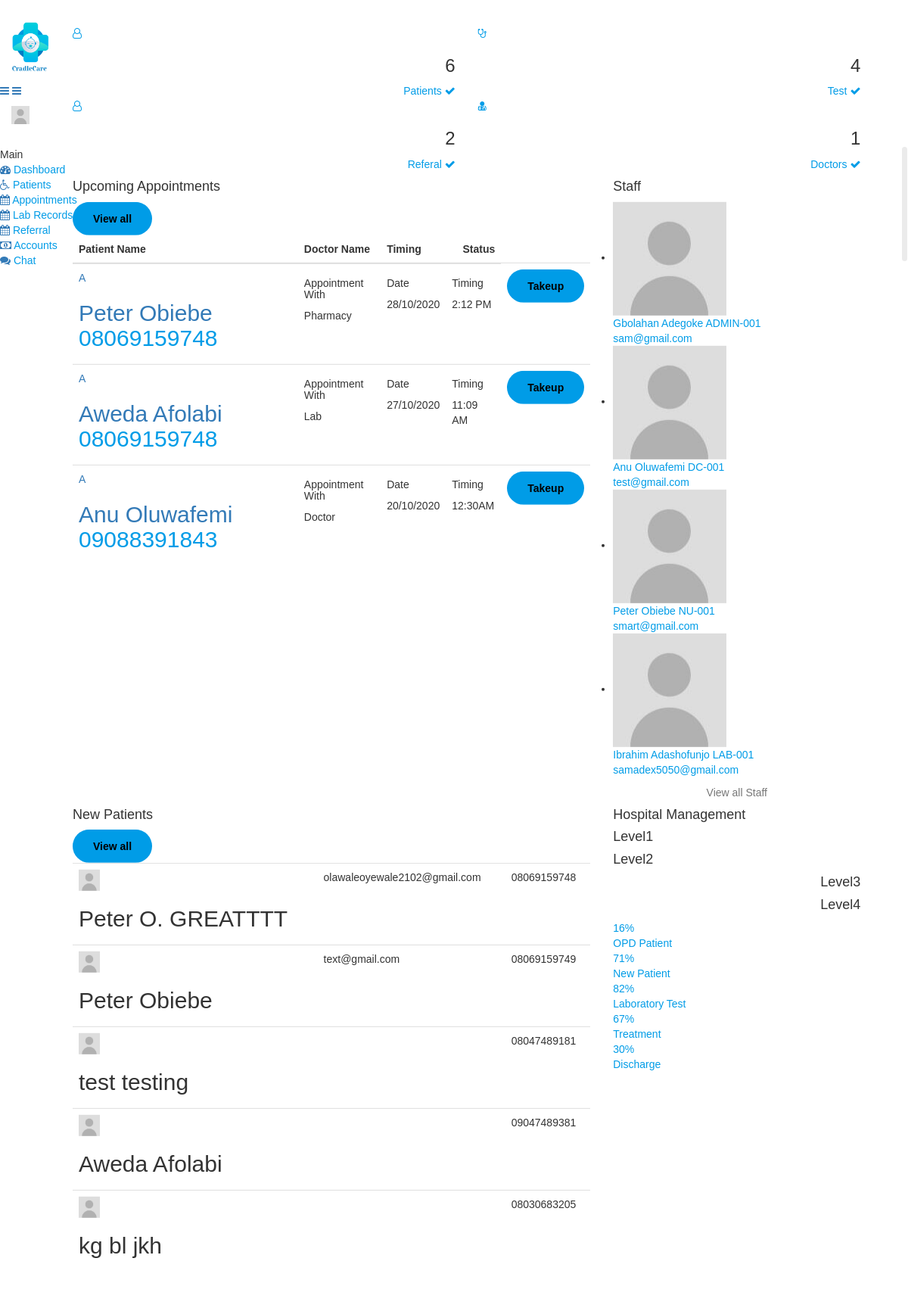
Screenshot of /dashboard.php (signed in) with the database file from the repository.
### tables this page shows
CREATE TABLE `appointment` (
  `id` int(11) NOT NULL,
  `appointment_id` varchar(50) NOT NULL,
  `patient_name` varchar(100) NOT NULL,
  `dept` varchar(50) NOT NULL,
  `doctor` varchar(100) NOT NULL,
  `a_date` varchar(50) NOT NULL,
  `a_time` varchar(50) NOT NULL,
  `patient_email` varchar(100) NOT NULL,
  `patient_phone` varchar(20) NOT NULL,
  `note` text NOT NULL,
  `status` varchar(20) NOT NULL,
  `date_update` varchar(20) NOT NULL
);

CREATE TABLE `staff` (
  `id` int(11) NOT NULL,
  `firstname` varchar(100) NOT NULL,
  `lastname` varchar(100) NOT NULL,
  `staff_id` varchar(100) NOT NULL,
  `email` varchar(100) NOT NULL,
  `password` varchar(50) NOT NULL,
  `usertype_id` int(3) NOT NULL,
  `job_role` varchar(100) NOT NULL,
  `dob` varchar(50) NOT NULL,
  `gender` varchar(10) NOT NULL,
  `address` text NOT NULL,
  `city` varchar(100) NOT NULL,
  `state` varchar(100) NOT NULL,
  `phone` varchar(20) NOT NULL,
  `passport` varchar(250) NOT NULL,
  `short_bio` text NOT NULL,
  `status` varchar(100) NOT NULL,
  `salary` varchar(20) NOT NULL,
  `date_created` varchar(50) NOT NULL,
  `join_date` varchar(100) NOT NULL,
  `date_updated` varchar(50) NOT NULL
);

CREATE TABLE `patient` (
  `id` int(11) NOT NULL,
  `patient_id` varchar(100) NOT NULL,
  `name` varchar(500) NOT NULL,
  `email` varchar(100) NOT NULL,
  `password` varchar(100) NOT NULL,
  `gender` varchar(100) NOT NULL,
  `dob` varchar(255) NOT NULL,
  `phone_no` varchar(15) NOT NULL,
  `genotype` varchar(15) NOT NULL,
  `blood` varchar(15) NOT NULL,
  `address` varchar(500) NOT NULL,
  `nextofkin` varchar(100) NOT NULL,
  `nextofkin_phone` varchar(100) NOT NULL,
  `appointment` int(11) NOT NULL DEFAULT '0',
  `note` varchar(255) DEFAULT NULL,
  `date_created` varchar(100) NOT NULL,
  `date_updated` varchar(100) DEFAULT NULL
);

### dashboard.php (the view, shortened to what this page needs)
<?php
include('connection.php');
$connect = $connection;
$sql1 = "SELECT * FROM patient";
$run1 = mysqli_query($connect,$sql1);
if($run1)
{
	$patient_counter = mysqli_num_rows($run1);
}
$sql2 = "SELECT * FROM lab";
$run2 = mysqli_query($connect,$sql2);
if($run2)
{
	$test_counter = mysqli_num_rows($run2);
}
$sql3 = "SELECT * FROM referal";
$run3 = mysqli_query($connect,$sql3);
if($run3)
{
	$ref_counter = mysqli_num_rows($run3);
}
$sql4 = "SELECT * FROM staff WHERE job_role = 'Doctor'";
$run4 = mysqli_query($connect,$sql4);
if($run4)
{
	$doc_counter = mysqli_num_rows($run4);
}
$sql6 = "SELECT * FROM staff ";
$run6 = mysqli_query($connect,$sql6);
if($run6)
{
	$rows1 = mysqli_fetch_all($run6, MYSQLI_ASSOC);
}
$sql5 = "SELECT * FROM appointment WHERE status = 'Active' ORDER BY appointment_id  DESC LIMIT 5";
$run5 = mysqli_query($connect,$sql5);
$rows = mysqli_fetch_all($run5, MYSQLI_ASSOC);
$sql7 = "SELECT * FROM patient ORDER BY id  DESC LIMIT 5";
$run7 = mysqli_query($connect,$sql7);
$rows2 = mysqli_fetch_all($run7, MYSQLI_ASSOC);
?>
<!DOCTYPE html>
<html lang="en">
<head>
    <link rel="stylesheet" type="text/css" href="assets/css/bootstrap.min.css">
    <link rel="stylesheet" type="text/css" href="assets/css/font-awesome.min.css">
    <link rel="stylesheet" type="text/css" href="assets/css/style.css">
</head>
<body>
    <div class="main-wrapper">
        <?php include('header.php')?>
        <div class="page-wrapper">
            <div class="content">
                <div class="row">
                    <div class="col-md-6 col-sm-6 col-lg-6 col-xl-3">
                        <div class="dash-widget">
                            <span class="dash-widget-bg2"><i class="fa fa-user-o"></i></span>
                            <div class="dash-widget-info text-right">
                                <h3><?php echo $patient_counter ?></h3>
                                <span class="widget-title2">Patients <i class="fa fa-check" aria-hidden="true"></i></span>
                            </div>
                        </div>
                    </div>
                    <div class="col-md-6 col-sm-6 col-lg-6 col-xl-3">
                        <div class="dash-widget">
                            <span class="dash-widget-bg3"><i class="fa fa-stethoscope" aria-hidden="true"></i></span>
                            <div class="dash-widget-info text-right">
                                <h3><?php echo $test_counter ?></h3>
                                <span class="widget-title3">Test <i class="fa fa-check" aria-hidden="true"></i></span>
                            </div>
                        </div>
                    </div>
                    <div class="col-md-6 col-sm-6 col-lg-6 col-xl-3">
                        <div class="dash-widget">
                            <span class="dash-widget-bg4"><i class="fa fa-user-o" aria-hidden="true"></i></span>
                            <div class="dash-widget-info text-right">
                                <h3><?php echo $ref_counter ?></h3>
                                <span class="widget-title4">Referal <i class="fa fa-check" aria-hidden="true"></i></span>
                            </div>
                        </div>
                    </div>
					<div class="col-md-6 col-sm-6 col-lg-6 col-xl-3">
                        <div class="dash-widget">
							<span class="dash-widget-bg1"><i class="fa fa-user-md" aria-hidden="true"></i></span>
							<div class="dash-widget-info text-right">
								<h3><?php echo $doc_counter ?> </h3>
								<span class="widget-title1">Doctors <i class="fa fa-check" aria-hidden="true"></i></span>
							</div>
                        </div>
                    </div>
                </div>
				<div class="row">
					<div class="col-12 col-md-6 col-lg-8 col-xl-8">
						<div class="card">
							<div class="card-header">
								<h4 class="card-title d-inline-block">Upcoming Appointments</h4> <a href="appointments.php" class="btn btn-primary float-right">View all</a>
							</div>
							<div class="card-body p-0">
								<div class="table-responsive">
									<table class="table mb-0">
										<thead class="d-none">
											<tr>
												<th>Patient Name</th>
												<th>Doctor Name</th>
												<th>Timing</th>
												<th class="text-right">Status</th>
											</tr>
										</thead>
										<tbody>
										<?php foreach ($rows as $row): ?>
											<tr>
												<td style="min-width: 200px;">
													<a class="avatar" href="#">A</a>
													<h2><a href="profile.html"><?php echo $row['patient_name'] ?> <span><?php echo $row['patient_phone'] ?></span></a></h2>
												</td>
												<td>
													<h5 class="time-title p-0">Appointment With</h5>
													<p><?php echo $row['dept'] ?></p>
												</td>
												<td>
													<h5 class="time-title p-0">Date</h5>
													<p><?php echo $row['a_date'] ?></p>
												</td>
												<td>
													<h5 class="time-title p-0">Timing</h5>
													<p><?php echo $row['a_time'] ?></p>
												</td>
												<form method = "post" action = "controller.php">
												<td><a href = "dignosis.php?id=<?php echo $row['appointment_id'] ?>&number=<?php echo $row['patient_phone'] ?>" class="btn btn-primary btn-success btn-submit float-right" >Takeup</a></td>
											</tr>
											<?php endforeach; ?>
										</tbody>
									</table>
								</div>
							</div>
						</div>
					</div>
                    <div class="col-12 col-md-6 col-lg-4 col-xl-4">
                        <div class="card member-panel">
							<div class="card-header bg-white">
								<h4 class="card-title mb-0">Staff</h4>
							</div>
                            <div class="card-body">
                                <ul class="contact-list">
								<?php foreach ($rows1 as $row1): ?>
                                    <li>
                                        <div class="contact-cont">
                                            <div class="float-left user-img m-r-10">
                                                <a href="profile.html" title="John Doe"><img src="assets/img/user.jpg" alt="" class="w-40 rounded-circle"><span class="status online"></span></a>
                                            </div>
                                            <div class="contact-info">
                                                <span class="contact-name text-ellipsis"><?php echo $row1['firstname']." ".$row1['lastname'] ?></span>
                                                <span class="contact-date"><?php echo $row1['staff_id'] ?></span><br>
                                                <span class="contact-date"><?php echo $row1['email'] ?></span>
                                            </div>
                                        </div>
                                    </li>
                                  <?php endforeach; ?>
                                </ul>
                            </div>
                            <div class="card-footer text-center bg-white">
                                <a href="employees.php" class="text-muted">View all Staff</a>
                            </div>
                        </div>
                    </div>
				</div>
				<div class="row">
					<div class="col-12 col-md-6 col-lg-8 col-xl-8">
						<div class="card">
							<div class="card-header">
								<h4 class="card-title d-inline-block">New Patients </h4> <a href="patients.php" class="btn btn-primary float-right">View all</a>
							</div>
							<div class="card-block">
								<div class="table-responsive">
									<table class="table mb-0 new-patient-table">
										<tbody>
										<?php foreach ($rows2 as $row2): ?>
											<tr>
												<td>
													<img width="28" height="28" class="rounded-circle" src="assets/img/user.jpg" alt="">
													<h2><?php echo $row2['name'] ?></h2>
												</td>
												<td><?php echo $row2['email'] ?></td>
												<td><?php echo $row2['phone_no'] ?></td>
											</tr>
											<?php endforeach; ?>
										</tbody>
									</table>
								</div>
							</div>
						</div>
					</div>
					<div class="col-12 col-md-6 col-lg-4 col-xl-4">
						<div class="hospital-barchart">
							<h4 class="card-title d-inline-block">Hospital Management</h4>
						</div>
						<div class="bar-chart">
							<div class="legend">
								<div class="item">
									<h4>Level1</h4>
								</div>
								<div class="item">
									<h4>Level2</h4>
								</div>
								<div class="item text-right">
									<h4>Level3</h4>
								</div>
								<div class="item text-right">
									<h4>Level4</h4>
								</div>
							</div>
							<div class="chart clearfix">
								<div class="item">
									<div class="bar">
										<span class="percent">16%</span>
										<div class="item-progress" data-percent="16">
											<span class="title">OPD Patient</span>
										</div>
									</div>
								</div>
								<div class="item">
									<div class="bar">
										<span class="percent">71%</span>
										<div class="item-progress" data-percent="71">
											<span class="title">New Patient</span>
										</div>
									</div>
								</div>
								<div class="item">
									<div class="bar">
										<span class="percent">82%</span>
										<div class="item-progress" data-percent="82">
											<span class="title">Laboratory Test</span>
										</div>
									</div>
								</div>
								<div class="item">
									<div class="bar">
										<span class="percent">67%</span>
										<div class="item-progress" data-percent="67">
											<span class="title">Treatment</span>
										</div>
									</div>
								</div>
								<div class="item">
									<div class="bar">
										<span class="percent">30%</span>
										<div class="item-progress" data-percent="30">
											<span class="title">Discharge</span>
										</div>
									</div>
								</div>
							</div>
						</div>
					 </div>
				</div>
            </div>
        </div>
    </div>
</body>
</html>

### rows the page displays
appointment: patient_name "Peter Obiebe", patient_phone "08069159748", dept "Pharmacy", a_date "28/10/2020", a_time "2:12 PM"
appointment: patient_name "Aweda Afolabi", patient_phone "08069159748", dept "Lab", a_date "27/10/2020", a_time "11:09 AM"
appointment: patient_name "Anu Oluwafemi", patient_phone "09088391843", dept "Doctor", a_date "20/10/2020", a_time "12:30AM"
staff: firstname "Gbolahan", lastname "Adegoke", staff "ADMIN-001", email "sam@gmail.com"
staff: firstname "Anu", lastname "Oluwafemi", staff "DC-001", email "test@gmail.com"
staff: firstname "Peter", lastname "Obiebe", staff "NU-001", email "smart@gmail.com"
staff: firstname "Ibrahim", lastname "Adashofunjo", staff "LAB-001", email "samadex5050@gmail.com"
patient: name "Peter O. GREATTTT", email "olawaleoyewale2102@gmail.com", phone_no "08069159748"
patient: name "Peter Obiebe", email "text@gmail.com", phone_no "08069159749"
patient: name "test testing", phone_no "08047489181"
patient: name "Aweda Afolabi", phone_no "09047489381"
patient: name "kg bl jkh", phone_no "08030683205"

### other values shown
$patient_counter "6"
$test_counter "4"
$ref_counter "2"
$doc_counter "1"
